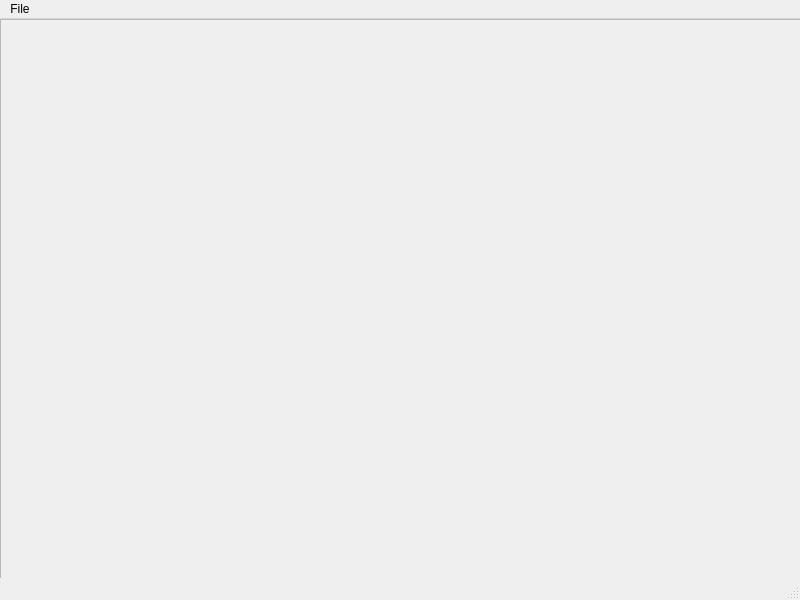
<?xml version="1.0" encoding="UTF-8"?>
<ui version="4.0">
 <class>imageViewer</class>
 <widget class="QMainWindow" name="imageViewer">
  <property name="geometry">
   <rect>
    <x>0</x>
    <y>0</y>
    <width>800</width>
    <height>600</height>
   </rect>
  </property>
  <property name="windowTitle">
   <string>imageViewer</string>
  </property>
  <widget class="QWidget" name="centralwidget">
   <widget class="QLabel" name="label">
    <property name="geometry">
     <rect>
      <x>10</x>
      <y>0</y>
      <width>781</width>
      <height>571</height>
     </rect>
    </property>
    <property name="text">
     <string/>
    </property>
   </widget>
   <widget class="QScrollArea" name="scrollArea">
    <property name="geometry">
     <rect>
      <x>0</x>
      <y>0</y>
      <width>801</width>
      <height>571</height>
     </rect>
    </property>
    <property name="widgetResizable">
     <bool>true</bool>
    </property>
    <widget class="QWidget" name="scrollAreaWidgetContents">
     <property name="geometry">
      <rect>
       <x>0</x>
       <y>0</y>
       <width>799</width>
       <height>569</height>
      </rect>
     </property>
    </widget>
   </widget>
  </widget>
  <widget class="QMenuBar" name="menubar">
   <property name="geometry">
    <rect>
     <x>0</x>
     <y>0</y>
     <width>800</width>
     <height>22</height>
    </rect>
   </property>
   <widget class="QMenu" name="menuFile">
    <property name="title">
     <string>File</string>
    </property>
    <addaction name="actionOpen"/>
    <addaction name="actionPrint"/>
    <addaction name="actionClose"/>
    <addaction name="actionExit"/>
   </widget>
   <addaction name="menuFile"/>
  </widget>
  <widget class="QStatusBar" name="statusbar"/>
  <action name="actionOpen">
   <property name="text">
    <string>Open...</string>
   </property>
   <property name="shortcut">
    <string>Ctrl+O</string>
   </property>
  </action>
  <action name="actionPrint">
   <property name="text">
    <string>Print...</string>
   </property>
   <property name="shortcut">
    <string>Ctrl+P</string>
   </property>
  </action>
  <action name="actionClose">
   <property name="text">
    <string>Close...</string>
   </property>
   <property name="shortcut">
    <string>Ctrl+D</string>
   </property>
  </action>
  <action name="actionExit">
   <property name="text">
    <string>Exit</string>
   </property>
   <property name="shortcut">
    <string>Ctrl+E</string>
   </property>
  </action>
 </widget>
 <resources/>
 <connections/>
</ui>
